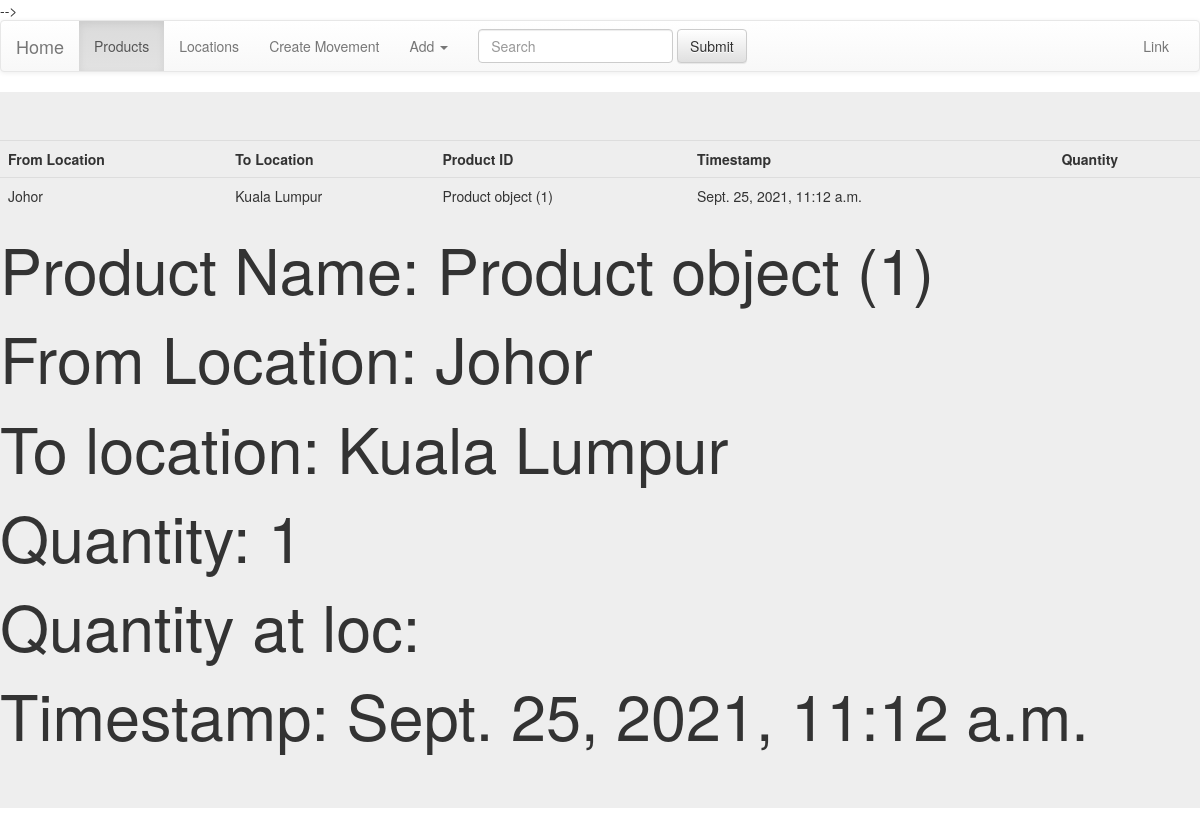
Page /mov/2/ on the committed database.
### productmovement/models.py (models this page shows, shortened)
class ProductMovement(models.Model):
    from_location = models.ForeignKey(Location,related_name='location-from+', on_delete=models.CASCADE, default=True, blank=True)
    product_id = models.ForeignKey(Product, on_delete=CASCADE)
    timestamp = models.DateTimeField(auto_now=True)
    to_location = models.ForeignKey(Location, related_name='location-to+',on_delete=models.CASCADE, default=True,blank= True)
    qty = models.IntegerField()

### locations/models.py (models this page shows, shortened)
class Location(models.Model):
    location_name = models.CharField(max_length=120)
    def __str__(self):
        return self.location_name

### products/models.py (models this page shows, shortened)
class Product(models.Model):
    title       = models.CharField(max_length=120)
    description = models.TextField(blank= True, null=True)
    price       = models.DecimalField(decimal_places=2, max_digits=10000)

### productmovement/views.py (the view)
class ProductMovementDetailView(DetailView):
    template_name   = 'productmovement/productmovement_detail.html'
    queryset= ProductMovement.objects.all()
    def get_object(self):
        id_= self.kwargs.get("id")
        return get_object_or_404(ProductMovement, id=id_)

### productmovement/templates/productmovement/productmovement_detail.html
{% extends 'base.html' %}
{% block content %}
<table class="table">
        <tr>
          <th>From Location</th>
          <th>To Location</th>
          <th>Product ID</th>
          <th>Timestamp </th>
          <th>Quantity</th>
        </tr>
        <tr>
          <td>{{ object.from_location }}</td>
          <td> {{ object.to_location }}</td>
          <td>{{ object.product_id }}</td>
          <td>{{ object.timestamp }}</td>
          <td>{{ object.from_location_qty  }}</td>
        </tr>
</table>
<h1> Product Name: {{ object.product_id }}</h1>
<h1> From Location: {{ object.from_location }}</h1>
<h1> To location: {{ object.to_location }}</h1>
<h1> Quantity: {{ object.qty }}</h1>
<h1> Quantity at loc: {{ object.from_location_qty }}</h1>
<h1> Timestamp: {{ object.timestamp }}</h1>
{% endblock %}

### rows in the picture
ProductMovement: from_location "Johor", to_location "Kuala Lumpur", product_id "Product object (1)", timestamp "Sept. 25, 2021, 11:12 a.m.", qty "1"
